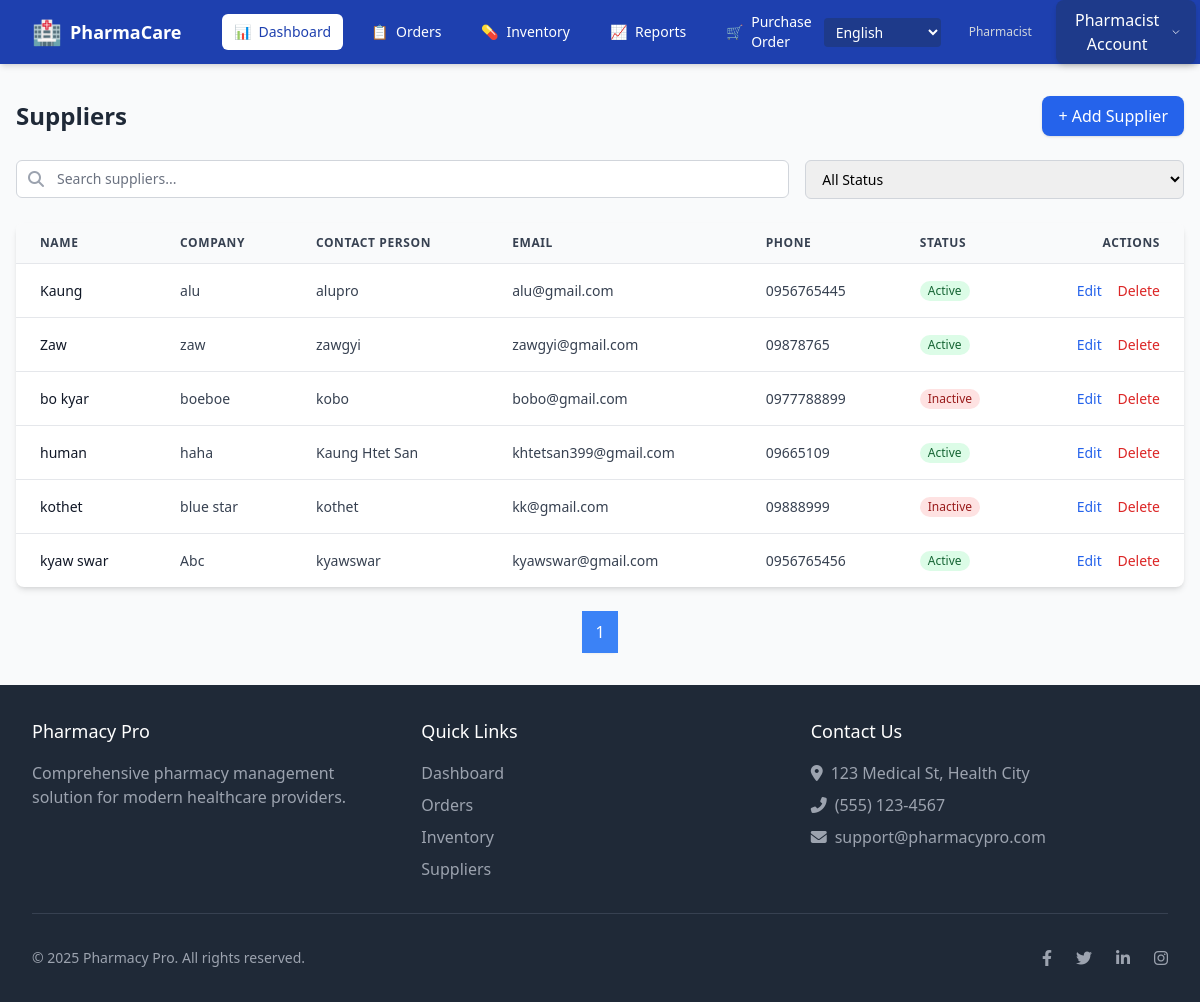
The app's page /en/purchaseorder/ (signed in), older data.
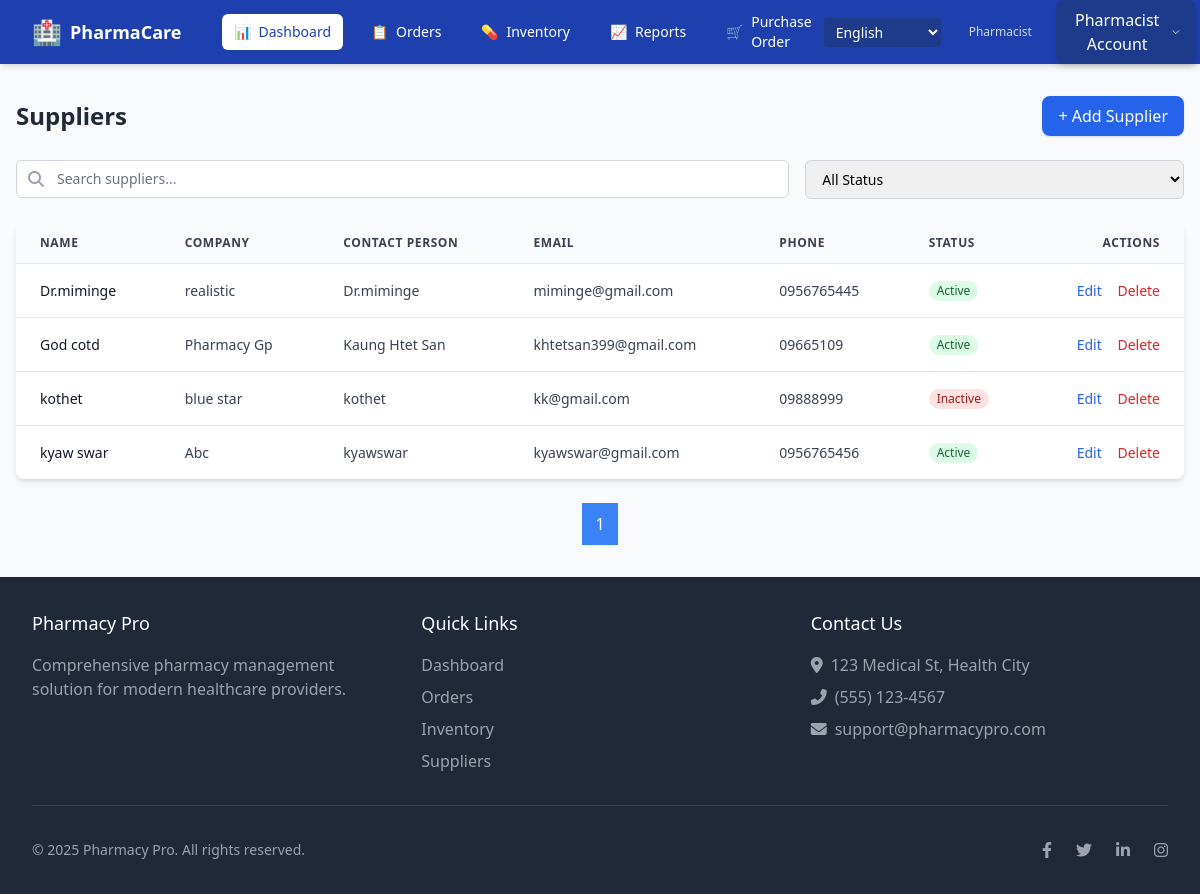
The same page, newer data.
### ourapp/models.py (models this page shows, shortened)
class Supplier(models.Model):
    supplier_name = models.CharField(max_length=255, blank=True, null=True, verbose_name=_("Supplier Name"))
    company = models.CharField(max_length=255, blank=True, null=True, verbose_name=_("Company"))
    contact_person = models.CharField(max_length=255, blank=True, null=True, verbose_name=_("Contact Person"))
    email = models.EmailField(blank=True, null=True, verbose_name=_("Email"))
    phone = models.CharField(
        max_length=11,
        blank=True,
        null=True,
        verbose_name=_("Phone"),
        validators=[
            RegexValidator(
                regex=r'^\d{11}$',
                message=_("Phone number must be exactly 11 digits (numbers only).")
            )
        ],
    )
    address = models.TextField(blank=True, null=True, verbose_name=_("Address"))
    status = models.BooleanField(blank=True, null=True, verbose_name=_("Active"))

### ourapp/views.py (the view)
# urls.py: path('purchaseorder/',purchaseorder_view, name='purchaseorder_view'),
@login_required
def purchaseorder_view(request):
    if request.user.userprofile.role != 'pharmacist':
        messages.error(request, "You do not have permission to access this page.")
        return redirect('login')
    supplier_list = Supplier.objects.all().order_by('supplier_name')
    paginator = Paginator(supplier_list, 10)
    page_number = request.GET.get('page')
    suppliers = paginator.get_page(page_number)
    return render(request, 'purchaseorder.html', {'suppliers': suppliers})

### ourapp/context_processors.py (called while the page is built)
def expiry_alert_items(request):
    if request.user.is_authenticated and hasattr(request.user, 'userprofile'):
        if request.user.userprofile.role == 'pharmacist':
            today = date.today()
            threshold_date = today + timedelta(days=90)
            expiring_items = Item.objects.filter(exp_date__lte=threshold_date, exp_date__gte=today).order_by('exp_date')
            return {'expiring_items': expiring_items}
    return {}

### templates/purchaseorder.html (shortened to what this page needs)
<!DOCTYPE html>
{% load i18n %}
<html lang="{{ request.LANGUAGE_CODE }}">
<head>
    <link rel="stylesheet" href="https://cdnjs.cloudflare.com/ajax/libs/font-awesome/6.4.0/css/all.min.css">
    <script src="https://cdn.tailwindcss.com"></script>
</head>
<body class="bg-gray-50 flex flex-col min-h-screen">
    {% if user.userprofile.role == 'pharmacist' %}
    <nav class="bg-[#1e40af] text-white shadow-md">
        <div class="mx-auto px-4 sm:px-6 lg:px-8">
            <div class="flex items-center justify-between h-16">
                <div class="flex items-center">
                    <div class="flex-shrink-0 flex items-center">
                        <span class="text-2xl mr-2">🏥</span>
                        <span class="font-semibold text-lg">{% trans "PharmaCare" %}</span>
                    </div>
                    <div class="hidden md:block">
                        <div class="ml-10 flex items-baseline space-x-4">
                            <a href="{% url 'pharmacist_dashboard' %}" class="px-3 py-2 rounded-md text-sm font-medium bg-white text-[#1e40af] flex items-center">
                                <span class="mr-2">📊</span> {% trans "Dashboard" %}
                            </a>
                            <a href="{% url 'order_view' %}" class="px-3 py-2 rounded-md text-sm font-medium hover:bg-[#3b82f6] hover:bg-opacity-20 flex items-center">
                                <span class="mr-2">📋</span> {% trans "Orders" %}
                            </a>
                            <a href="{% url 'inventory_view' %}" class="px-3 py-2 rounded-md text-sm font-medium hover:bg-[#3b82f6] hover:bg-opacity-20 flex items-center">
                                <span class="mr-2">💊</span> {% trans "Inventory" %}
                            </a>
                            <a href="{% url 'report_view' %}" class="px-3 py-2 rounded-md text-sm font-medium hover:bg-[#3b82f6] hover:bg-opacity-20 flex items-center">
                                <span class="mr-2">📈</span> {% trans "Reports" %}
                            </a>
                            <a href="{% url 'purchaseorder_view' %}" class="px-3 py-2 rounded-md text-sm font-medium hover:bg-[#3b82f6] hover:bg-opacity-20 flex items-center">
                                <span class="mr-2">🛒</span> {% trans "Purchase Order" %}
                            </a>
                        </div>
                    </div>
                </div>
                <div class="flex items-center">
                    <form action="{% url 'set_language' %}" method="post" class="mr-4">
                        <select name="language" onchange="this.form.submit()" class="bg-[#1e3a8a] text-white border-none rounded px-2 py-1 text-sm">
                            {% get_current_language as LANGUAGE_CODE %}
                            {% get_available_languages as LANGUAGES %}
                            {% get_language_info_list for LANGUAGES as languages %}
                            {% for language in languages %}
                                <option value="{{ language.code }}" {% if language.code == LANGUAGE_CODE %}selected{% endif %}>
                                    {{ language.name_local }}
                                </option>
                            {% endfor %}
                        </select>
                    </form>
                    <div class="ml-3 relative">
                        <div class="flex items-center">
                            <div class="text-sm mr-3 hidden md:block">
                                <div class="text-gray-300 text-xs">{% trans "Pharmacist" %}</div>
                            </div>
                            <div class="ml-3 relative">
                                <button id="user-menu-button" class="flex items-center space-x-2 bg-[#1e3a8a] hover:bg-[#1e40af] text-white px-4 py-2 rounded-lg transition-all shadow-md hover:shadow-lg">
                                    {% trans "Pharmacist Account" %}
                                    <svg class="ml-2 w-4 h-4" fill="none" stroke="currentColor" stroke-width="2" viewBox="0 0 24 24">
                                        <path d="M19 9l-7 7-7-7" stroke-linecap="round" stroke-linejoin="round" />
                                    </svg>
                                </button>
                            </div>
                        </div>
                    </div>
                </div>
            </div>
        </div>
    </nav>
    {% else %}
    {{ user.userprofile.role }}
    {% endif %}
    <div class="w-full px-4 py-8">
    <div class="flex justify-between items-center mb-6">
        <h1 class="text-2xl font-bold text-gray-800">{% trans "Suppliers" %}</h1>
        <button onclick="openSupplierModal()"
                class="bg-blue-600 hover:bg-blue-700 text-white px-4 py-2 rounded-lg shadow transition">
            + {% trans "Add Supplier" %}
        </button>
    </div>
        <div class="grid grid-cols-1 md:grid-cols-3 gap-4 mb-6">
            <div class="md:col-span-2">
                <div class="relative">
                    <div class="absolute inset-y-0 left-0 pl-3 flex items-center pointer-events-none">
                    </div>
                    <input type="text" id="search-input"
                        class="block w-full pl-10 pr-3 py-2 border border-gray-300 rounded-md leading-5 bg-white placeholder-gray-500 focus:outline-none focus:ring-primary focus:border-primary sm:text-sm"
                        placeholder="{% trans 'Search suppliers...' %}">
                </div>
            </div>
            <div>
                <select id="status-filter"
                    class="block w-full pl-3 pr-10 py-2 text-base border border-gray-300 focus:outline-none focus:ring-primary focus:border-primary sm:text-sm rounded-md">
                    <option value="all">{% trans "All Status" %}</option>
                </select>
            </div>
        </div>
<div class="bg-white shadow-md rounded-lg overflow-hidden">
    <table class="min-w-full divide-y divide-gray-200 text-sm text-left text-gray-600">
        <thead class="bg-gray-50">
            <tr class="text-gray-700 uppercase text-xs tracking-wider">
                <th class="px-6 py-3">{% trans "Name" %}</th>
                <th class="px-6 py-3">{% trans "Company" %}</th>
                <th class="px-6 py-3">{% trans "Contact Person" %}</th>
                <th class="px-6 py-3">{% trans "Email" %}</th>
                <th class="px-6 py-3">{% trans "Phone" %}</th>
                <th class="px-6 py-3">{% trans "Status" %}</th>
                <th class="px-6 py-3 text-right">{% trans "Actions" %}</th>
            </tr>
        </thead>
        <tbody id="supplier-items" class="divide-y divide-gray-200">
            {% for supplier in suppliers %}
            <tr class="hover:bg-gray-50 transition-colors" data-status="{{ supplier.status|yesno:'active,inactive' }}">
                <td class="px-6 py-4">
                    <div class="text-sm font-medium text-gray-900">{{ supplier.supplier_name }}</div>
                </td>
                <td class="px-6 py-4 text-gray-700">{{ supplier.company }}</td>
                <td class="px-6 py-4 text-gray-700">{{ supplier.contact_person }}</td>
                <td class="px-6 py-4 text-gray-700">{{ supplier.email }}</td>
                <td class="px-6 py-4 text-gray-700">{{ supplier.phone }}</td>
                <td class="px-6 py-4">
                    {% if supplier.status %}
                        <span class="inline-flex items-center px-2 py-0.5 rounded-full text-xs font-medium bg-green-100 text-green-800">
                            {% trans "Active" %}
                        </span>
                    {% else %}
                        <span class="inline-flex items-center px-2 py-0.5 rounded-full text-xs font-medium bg-red-100 text-red-800">
                            {% trans "Inactive" %}
                        </span>
                    {% endif %}
                </td>
                <td class="px-6 py-4 text-right space-x-3">
                    <button onclick="editSupplier({{ supplier.id }}, '{{ supplier.supplier_name }}', '{{ supplier.company }}', '{{ supplier.contact_person }}', '{{ supplier.email }}', '{{ supplier.phone }}', '{{ supplier.address }}', '{{ supplier.status|yesno:'true,false' }}')"
                            class="text-blue-600 hover:text-blue-900 font-medium">
                        {% trans "Edit" %}
                    </button>
                    <button onclick="openDeleteModal('{% url 'delete_supplier' supplier.id %}')"
                            class="text-red-600 hover:text-red-900 font-medium">
                        {% trans "Delete" %}
                    </button>
                </td>
            </tr>
            {% empty %}
            <tr>
                <td colspan="7" class="px-6 py-4 text-center text-gray-500">
                    {% trans "No suppliers found." %}
                </td>
            </tr>
            {% endfor %}
        </tbody>
    </table>
</div>
    <div class="mt-6 flex justify-center">
        <nav class="inline-flex rounded-md shadow-sm">
            {% for num in suppliers.paginator.page_range %}
                {% if suppliers.number == num %}
                    <span class="px-3 py-2 border border-blue-500 bg-blue-500 text-white">{{ num }}</span>
                {% elif num > suppliers.number|add:'-3' and num < suppliers.number|add:'3' %}
                    <a href="?page={{ num }}" class="px-3 py-2 border border-gray-300 bg-white hover:bg-gray-100">{{ num }}</a>
                {% endif %}
            {% endfor %}
        </nav>
    </div>
</div>
    <footer class="bg-gray-800 text-white py-8">
        <div class="max-w-7xl mx-auto px-4 sm:px-6 lg:px-8">
            <div class="grid grid-cols-1 md:grid-cols-3 gap-8">
                <div>
                    <h3 class="text-lg font-medium mb-4">{% trans "Pharmacy Pro" %}</h3>
                    <p class="text-gray-400">{% trans "Comprehensive pharmacy management solution for modern healthcare providers." %}</p>
                </div>
                <div>
                    <h3 class="text-lg font-medium mb-4">{% trans "Quick Links" %}</h3>
                    <ul class="space-y-2">
                        <li><a href="#" class="text-gray-400 hover:text-white">{% trans "Dashboard" %}</a></li>
                        <li><a href="#" class="text-gray-400 hover:text-white">{% trans "Orders" %}</a></li>
                        <li><a href="#" class="text-gray-400 hover:text-white">{% trans "Inventory" %}</a></li>
                        <li><a href="#" class="text-gray-400 hover:text-white">{% trans "Suppliers" %}</a></li>
                    </ul>
                </div>
                <div>
                    <h3 class="text-lg font-medium mb-4">{% trans "Contact Us" %}</h3>
                    <ul class="space-y-2">
                        <li class="flex items-center text-gray-400"><i class="fas fa-map-marker-alt mr-2"></i> {% trans "123 Medical St, Health City" %}</li>
                        <li class="flex items-center text-gray-400"><i class="fas fa-phone-alt mr-2"></i> {% trans "(555) 123-4567" %}</li>
                        <li class="flex items-center text-gray-400"><i class="fas fa-envelope mr-2"></i> {% trans "support@pharmacypro.com" %}</li>
                    </ul>
                </div>
            </div>
            <div class="border-t border-gray-700 mt-8 pt-8 flex flex-col md:flex-row justify-between items-center">
                <p class="text-gray-400 text-sm">© {% now "Y" %} {% trans "Pharmacy Pro. All rights reserved." %}</p>
                <div class="flex space-x-6 mt-4 md:mt-0">
                    <a href="#" class="text-gray-400 hover:text-white"><i class="fab fa-facebook-f"></i></a>
                    <a href="#" class="text-gray-400 hover:text-white"><i class="fab fa-twitter"></i></a>
                    <a href="#" class="text-gray-400 hover:text-white"><i class="fab fa-linkedin-in"></i></a>
                    <a href="#" class="text-gray-400 hover:text-white"><i class="fab fa-instagram"></i></a>
                </div>
            </div>
        </div>
    </footer>
</body>
</html>

Row changes from the older to the newer data that the page shows:
removed Supplier: supplier_name "Kaung", company "alu", contact_person "alupro", email "alu@gmail.com", phone "0956765445"
removed Supplier: supplier_name "Zaw", company "zaw", contact_person "zawgyi", email "zawgyi@gmail.com", phone "09878765"
removed Supplier: supplier_name "bo kyar", company "boeboe", contact_person "kobo", email "bobo@gmail.com", phone "0977788899"
added Supplier: supplier_name "Dr.miminge", company "realistic", contact_person "Dr.miminge", email "miminge@gmail.com", phone "0956765445"
changed Supplier "Kaung Htet San": supplier_name "human" → "God cotd"; company "haha" → "Pharmacy Gp"
